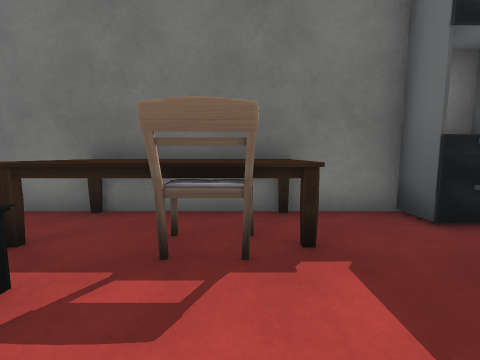
View 1 (above)

16 first-person views from a walk through a scene from a Unity 3-D project. The camera is 1.2 m above the floor, tilts 6° down and sees 90° across. The floor is counted in squares, 1 m on a side. Each view is taken from the middle of a square. On the plan, view 1 faces up. The plan holds only what a view shows up to about 12 squares ahead; the rest is blank. Some surface patterns are stand-ins.

View 2
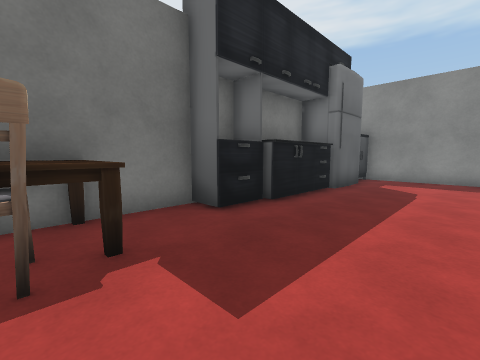

View 3
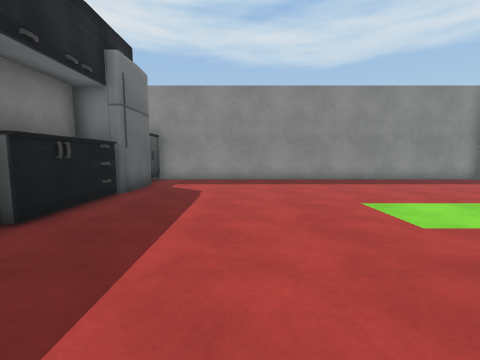

View 4
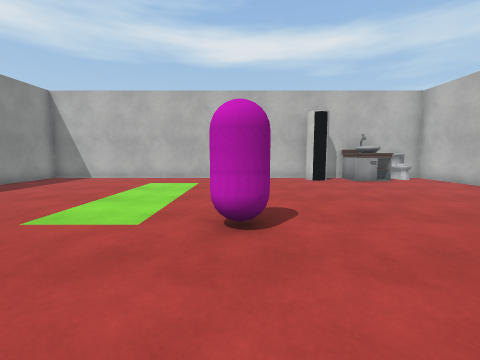

View 5
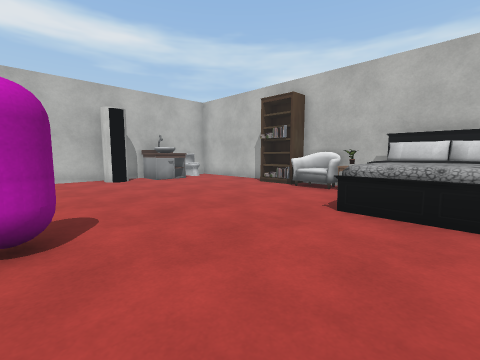

View 6
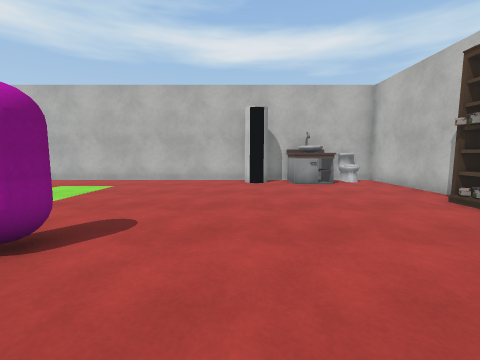

View 7
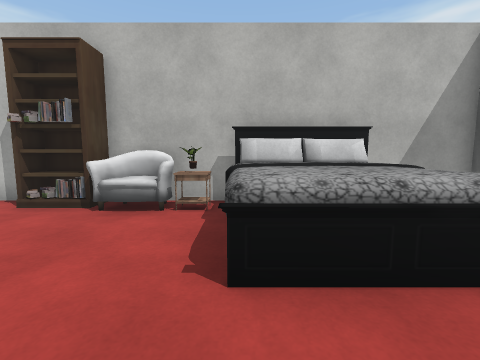

View 8
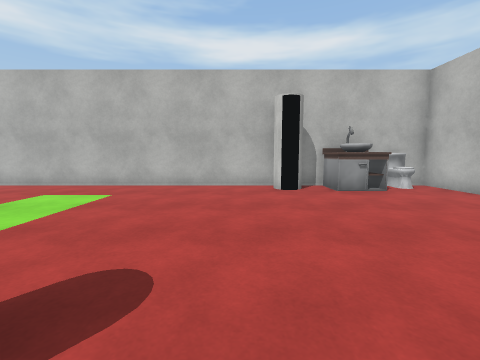

View 9
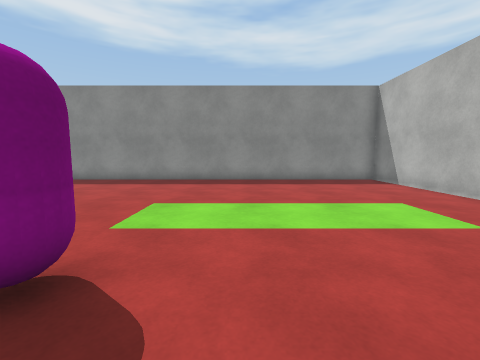

View 10
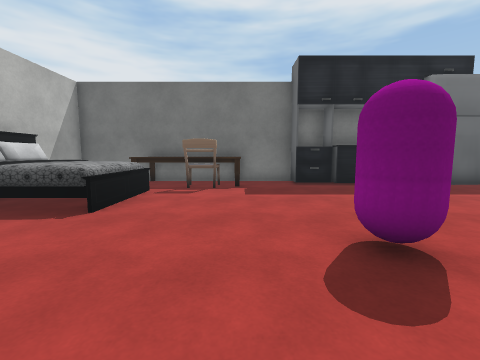

View 11
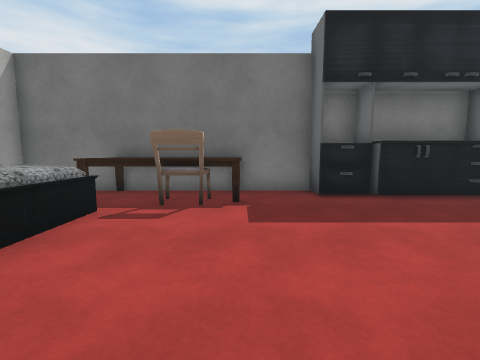

View 12
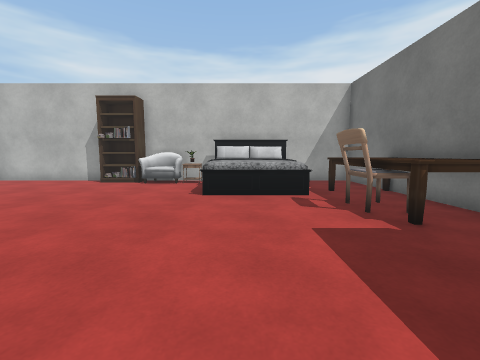

View 13
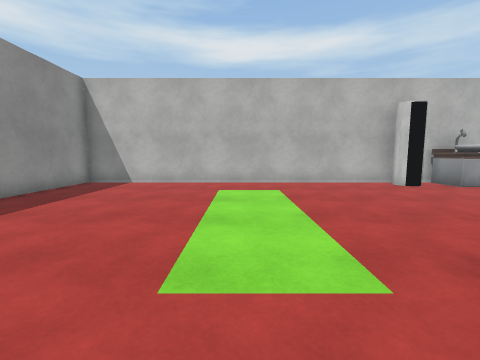

View 14
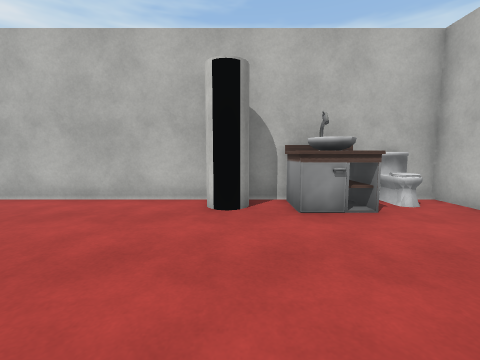

View 15
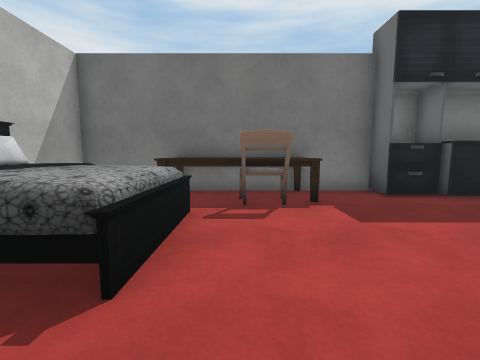

View 16
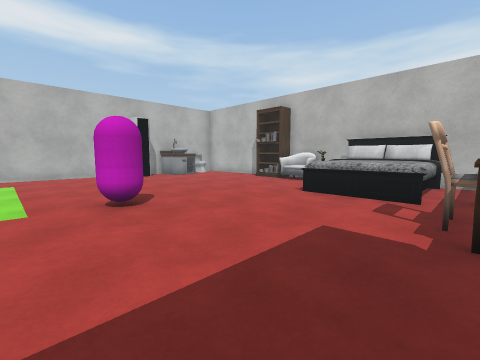

### Floor plan
Points are (right, up) in squares from view 1. A wall is a line through its corners. A room is listed if a view was taken in it or the views show most of it. See-through windows are left out.
Room 1 (views 1, 2, 3, 4, 5, 6, 7, 8, 9, 10, 11, 12, 13, 14, 15, 16)
walls: (3.4, 5) (0.4, 5); (-2.4, 5) (-6.2, 5) (-6.2, 2); (-6.2, -1) (-6.2, -4.5); (-6.2, -6.5) (-6.2, -11.5) (12.6, -11.5) (12.6, 4)
objects: bookshelf (-6, -5); chair (-6, -4) to (-5, -3); toilet (-5, -11); books (-5, -5); table (-5, -2); bed (-5, -1) to (-2, 2); sink (-4, -11) to (-2, -10); other object (-4, -2); table (-3, 3) to (1, 5); other object (-1, -11) to (-1, -10); chair (-1, 2) to (0, 3); cylinder (0, -11); other object (3, -3); other object (3, 4) to (8, 5); fridge (9, 4); counter (11, 4) to (12, 5); fridge (11, 5)

Where each view was taken, in squares from view 1:
view 1: 0 up, 0 right, facing up
view 2: 0 up, 0 right, facing up-right
view 3: 0 up, 1 right, facing right
view 4: 1 up, 3 right, facing down
view 5: 1 up, 3 right, facing down-left
view 6: 0 up, 0 right, facing down
view 7: 1 down, 0 right, facing left
view 8: 2 down, 1 right, facing down
view 9: 5 down, 1 right, facing right
view 10: 6 down, 1 right, facing up
view 11: 3 down, 1 right, facing up
view 12: 0 up, 5 right, facing left
view 13: 1 down, 6 right, facing down
view 14: 5 down, 1 left, facing down
view 15: 3 down, 1 left, facing up
view 16: 3 up, 5 right, facing down-left
